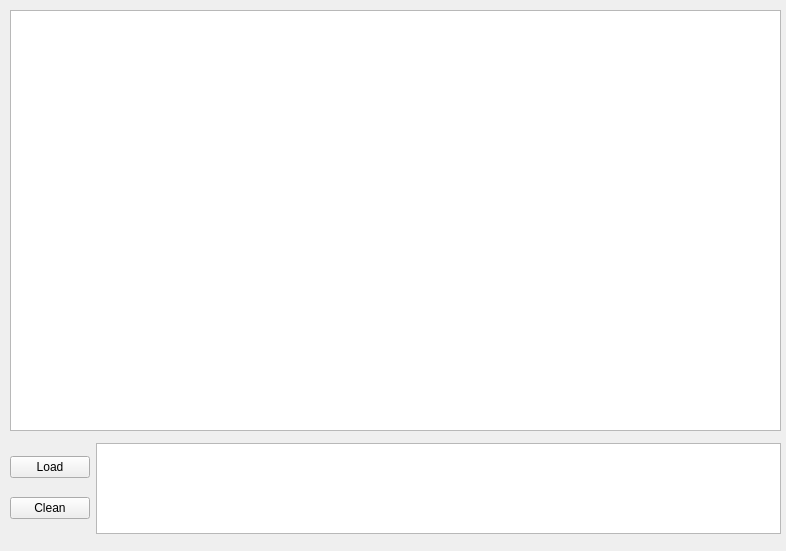
<?xml version="1.0" encoding="UTF-8"?>
<ui version="4.0">
 <class>MainWindow</class>
 <widget class="QMainWindow" name="MainWindow">
  <property name="geometry">
   <rect>
    <x>0</x>
    <y>0</y>
    <width>786</width>
    <height>551</height>
   </rect>
  </property>
  <property name="windowTitle">
   <string>Line Fitting</string>
  </property>
  <widget class="QWidget" name="centralwidget">
   <widget class="QGraphicsView" name="show_win">
    <property name="geometry">
     <rect>
      <x>10</x>
      <y>10</y>
      <width>771</width>
      <height>421</height>
     </rect>
    </property>
   </widget>
   <widget class="QWidget" name="horizontalLayoutWidget">
    <property name="geometry">
     <rect>
      <x>10</x>
      <y>443</y>
      <width>771</width>
      <height>91</height>
     </rect>
    </property>
    <layout class="QHBoxLayout" name="ctrl_window">
     <item>
      <layout class="QVBoxLayout" name="btns">
       <item>
        <widget class="QPushButton" name="btn_load">
         <property name="text">
          <string>Load</string>
         </property>
        </widget>
       </item>
       <item>
        <widget class="QPushButton" name="btn_clean">
         <property name="text">
          <string>Clean</string>
         </property>
        </widget>
       </item>
      </layout>
     </item>
     <item>
      <widget class="QTextEdit" name="show_eq"/>
     </item>
    </layout>
   </widget>
  </widget>
 </widget>
 <resources/>
 <connections/>
</ui>
